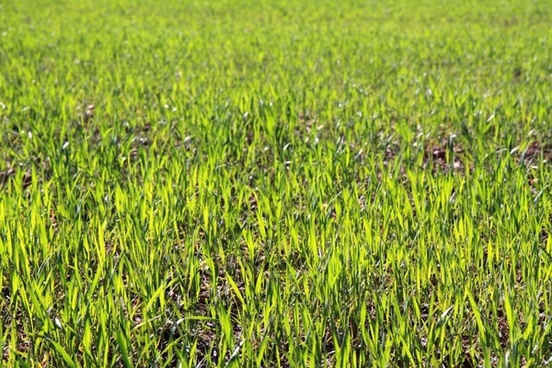
#> input picture 2.jpg, 552 x 368 px
$ python plot_rag_boundary.py
#> lines starting #> are read from the running program, lines starting #| are printed output that depends on the picture
"""
==========================
Region Boundary based RAGs
==========================

"""
import matplotlib.image as mpimg
from skimage.future import graph
from skimage import data, segmentation, color, filters, io
from matplotlib import pyplot as plt


img = mpimg.imread('2.jpg')
#> img is the input picture: shape (368, 552, 3); mean R, G, B 137.3, 154.5, 54.5
gimg = color.rgb2gray(img)
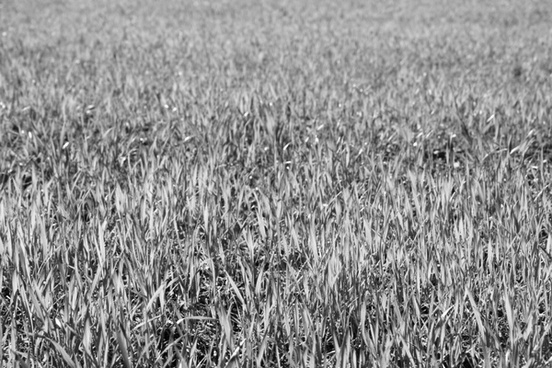
#> gimg: shape (368, 552) float64; min 0.000833, max 0.999, mean 0.563

labels = segmentation.slic(img, compactness=30, n_segments=400)
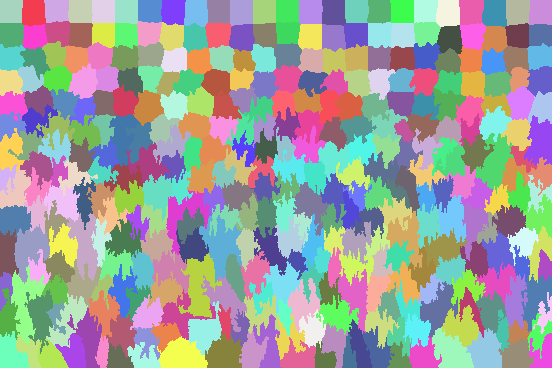
#> labels: shape (368, 552) int64; 350 distinct labels, from 1 to 350; one colour per label, 0 black
edges = filters.sobel(gimg)
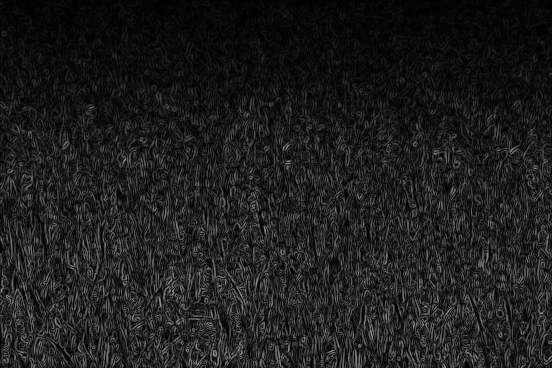
#> edges: shape (368, 552) float64; min 6.21e-05, max 0.638, mean 0.118
edges_rgb = color.gray2rgb(edges)

g = graph.rag_boundary(labels, edges)
lc = graph.show_rag(labels, g, edges_rgb, img_cmap=None, edge_cmap='viridis',
                    edge_width=1.2)

plt.colorbar(lc, fraction=0.03)
io.show()
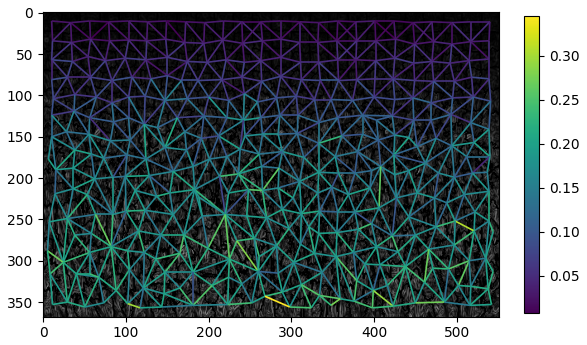
#> figure drawn by matplotlib, 2 panels
